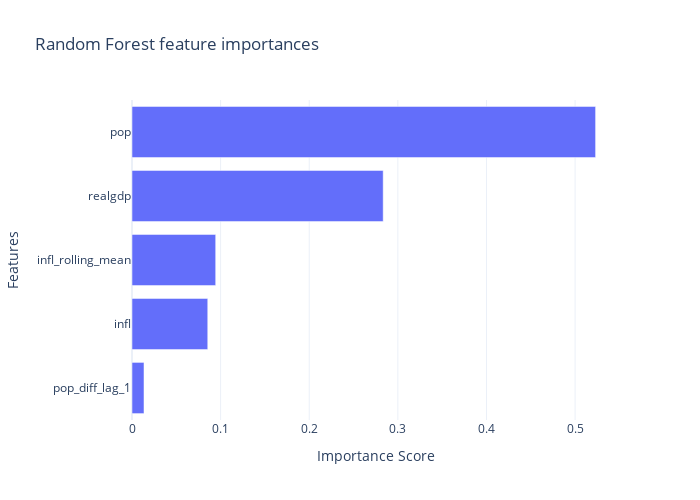

The cell this chart's notebook holds for it:
### Markdown cell above
Feature importance plot

### Code cell
rf_importances = rf_model.feature_importances_
feature_names = X_full.columns

importance_df = pd.DataFrame({
    'Feature': feature_names,
    'Importance': rf_importances
}).sort_values(by='Importance', ascending=True)

fig = px.bar(
    importance_df,
    x='Importance',
    y='Feature',
    orientation='h',
    title='Random Forest feature importances',
    labels={'Importance': 'feature importance Score', 'Feature': 'Feature'},
    template='plotly_white'
)

fig.update_layout(
    width=700,
    height=500,
    yaxis_title="Features",
    xaxis_title="Importance Score"
)

fig.show()

### Figure 1 — Plotly figure (JSON) as saved in the notebook; plotly's stock layout.template omitted (floating-point values rounded to 4 significant figures)
{"data": [{"alignmentgroup": "True", "hovertemplate": "feature importance Score=%{x}<br>Feature=%{y}<extra></extra>", "legendgroup": "", "marker": {"color": "#636efa", "pattern": {"shape": ""}}, "name": "", "offsetgroup": "", "orientation": "h", "showlegend": false, "textposition": "auto", "type": "bar", "x": [0.01353, 0.08547, 0.09444, 0.2834, 0.5231], "xaxis": "x", "y": ["pop_diff_lag_1", "infl", "infl_rolling_mean", "realgdp", "pop"], "yaxis": "y"}], "layout": {"barmode": "relative", "height": 500, "legend": {"tracegroupgap": 0}, "title": {"text": "Random Forest feature importances"}, "width": 700, "xaxis": {"anchor": "y", "autorange": true, "domain": [0, 1], "range": [0, 0.5507], "title": {"text": "Importance Score"}, "type": "linear"}, "yaxis": {"anchor": "x", "autorange": true, "domain": [0, 1], "range": [-0.5, 4.5], "title": {"text": "Features"}, "type": "category"}}}
